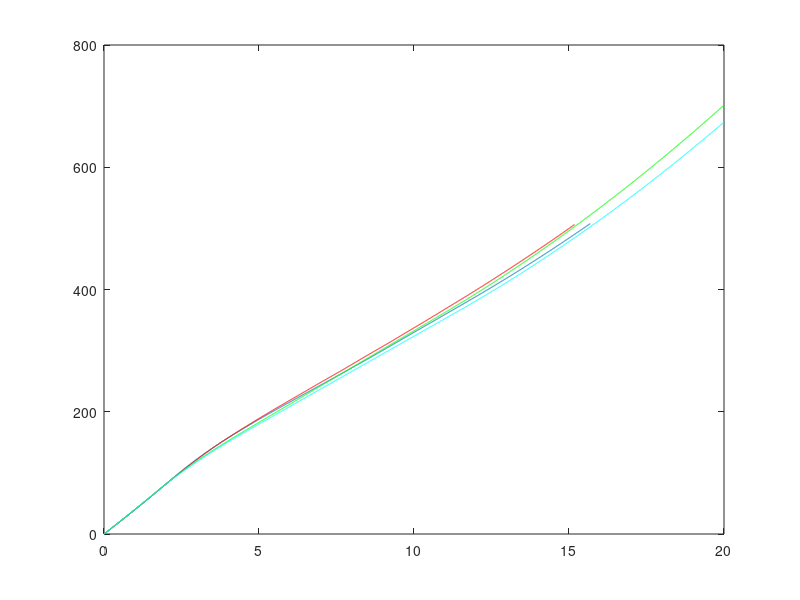

Write MATLAB code to recreate this figure.
load data
UxMax = [sh.Ux(1:450); sh.UxDesired(451:2312); sh.Ux(2313:end)];
figure;
plot(sh.t, cumtrapz(sh.t,sh.Ux));
hold on
plot(dv.t, cumtrapz(dv.t,dv.Ux),'r');
load UxMu1.mat
plot(t, cumtrapz(t,UxLim),'g');
hold on
load UxMu92.mat
plot(t, cumtrapz(t,UxLim),'c');